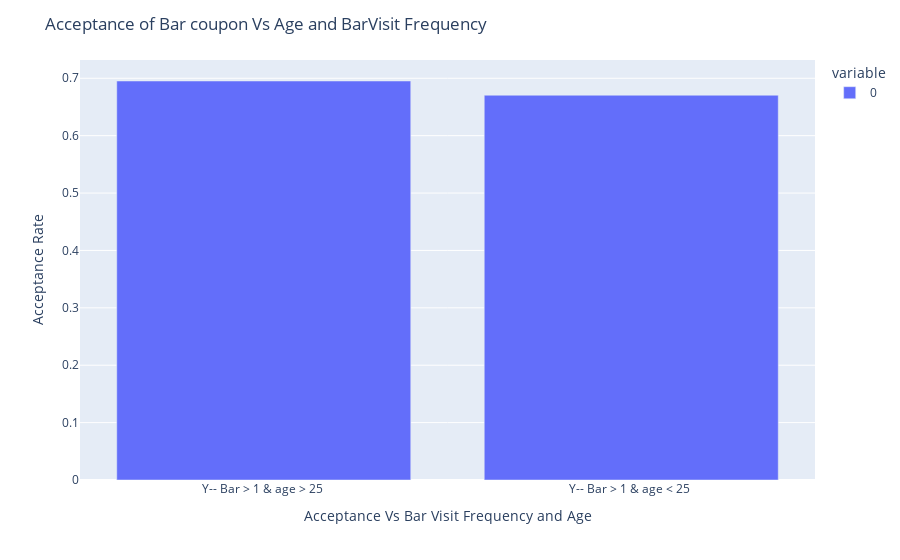

Notebook cell for this chart:
### Code cell
# Bar plot to visualize the acceptance rate of Bar Coupons Vs Age and frequency of visiting to Bar per month.
summation = None
a = None
b = None
c = None

a = (df_bar_coupons.query('(Bar > 1) & (Age > 25) & (Y == 1)')[['Y']].count())/(df_bar_coupons.query('(Bar > 1) & (Age > 25)')[['Y']].count())
b = (df_bar_coupons.query('(Bar > 1) & (Age < 25) & (Y == 1)')[[ 'Y']].count())/(df_bar_coupons.query('(Bar > 1) & (Age < 25)')[['Y']].count())
a = a.add_suffix('-- Bar > 1 & age > 25 ')
b = b.add_suffix('-- Bar > 1 & age < 25 ')
c = pd.concat([a, b])
fig = px.bar(c)
fig.update_layout(
    title='Acceptance of Bar coupon Vs Age and BarVisit Frequency',  
    xaxis=dict(title='Acceptance Vs Bar Visit Frequency and Age'),  
    yaxis=dict(title='Acceptance Rate')       
)
fig.show()

# Finidings : Acceptance rate (0.695) is a little high for people who are older than 25 years of age
# and visit bar more frequently per month vs the people who are younger than 25 years of age (0.670).

### Figure 1 — Plotly figure (JSON) as saved in the notebook; plotly's stock layout.template omitted (floating-point values rounded to 4 significant figures)
{"data": [{"alignmentgroup": "True", "hovertemplate": "variable=0<br>index=%{x}<br>value=%{y}<extra></extra>", "legendgroup": "0", "marker": {"color": "#636efa", "pattern": {"shape": ""}}, "name": "0", "offsetgroup": "0", "orientation": "v", "showlegend": true, "textposition": "auto", "type": "bar", "x": ["Y-- Bar > 1 & age > 25 ", "Y-- Bar > 1 & age < 25 "], "xaxis": "x", "y": [0.6952, 0.6705], "yaxis": "y"}], "layout": {"barmode": "relative", "legend": {"title": {"text": "variable"}, "tracegroupgap": 0}, "margin": {"t": 60}, "title": {"text": "Acceptance of Bar coupon Vs Age and BarVisit Frequency"}, "xaxis": {"anchor": "y", "domain": [0, 1], "title": {"text": "Acceptance Vs Bar Visit Frequency and Age"}}, "yaxis": {"anchor": "x", "domain": [0, 1], "title": {"text": "Acceptance Rate"}}}}
